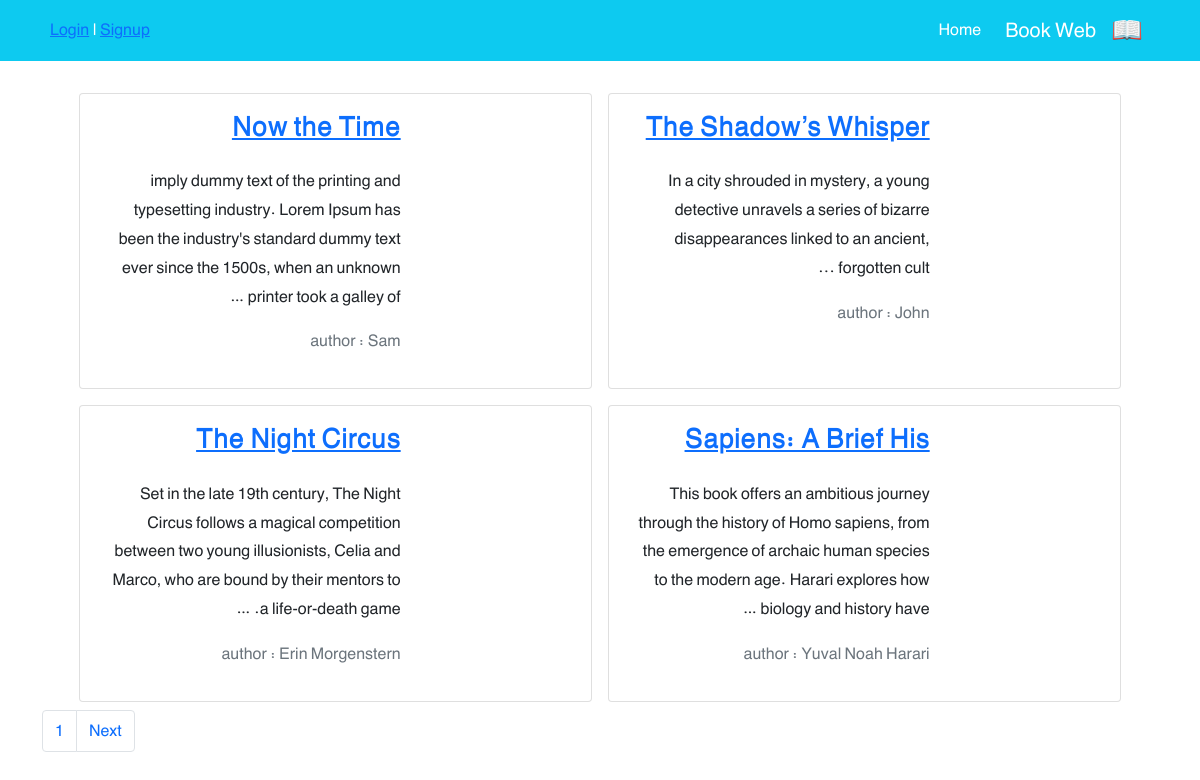
The page /books/ on the database its author committed.
### books/models.py (models this page shows, shortened)
class Book(models.Model):
    user = models.ForeignKey(get_user_model(),on_delete=models.CASCADE)
    title = models.CharField(max_length=20)
    description = models.TextField()
    author = models.CharField(max_length=20)
    price = models.DecimalField(decimal_places=2 , max_digits=5)
    cover = models.ImageField(upload_to='covers/' , blank=True)
    def get_absolute_url(self):
        return reverse('book_detail' , args=[self.id])

### books/views.py (the view)
# urls.py: path('', BookListView.as_view() , name = 'book_list'),
class BookListView(generic.ListView):
    model = Book
    paginate_by = 4
    template_name = 'books/book_list.html'
    context_object_name = 'books'

### books/templates/books/book_list.html (shortened to what this page needs)
{% extends '_base.html' %}
{% block content %}
    <div class="container mt-4">
    <div class="row flex-row-reverse justify-content-md-center">
        {% for book in books %}
        <div class="card m-2" style="max-width: 45%">
            <div class="row g-0 h-100" dir="rtl">
                <div class="col-md-4">
                </div>
                <div class="col-md-8 h-100">
                    <div class="d-flex flex-column justify-content-between h-100">
                        <div class="card-body">
                            <a href="{{ book.get_absolute_url }}"><h3 class="card-title"><strong>{{ book.title }}</strong></h3></a>
                            <p class="card-text pt-3"> {{ book.description|truncatewords:30 }}  </p>
                            <p class="text-muted">author : {{ book.author }}</p>
                        </div>
                    </div>
                </div>
            </div>
        </div>
    {% endfor %}
<nav aria-label="Page navigation ">
  <ul class="pagination">
    <li class="page-item"><a class="page-link" href="#">{{ page_obj.number }}</a></li>
  {% if page_obj.has_next %}
    <li class="page-item">
        <a class="page-link" href="?page={{ page_obj.next_page_number }}">Next</a></li>
  {% endif %}
  </ul>
</nav>
    </div>
</div>
{% endblock %}

### static/css/style.css (style rules this page uses)
* { font-family: 'BYekan', sans-serif; line-height: 1.8rem; }

### rows shown on the page
Book: title "The Shadow’s Whisper", description "In a city shrouded in mystery, a young detective unravels a series of bizarre disappearances linked to an ancient, forgotten cult ...", author "John"
Book: title "Now the Time", description "imply dummy text of the printing and typesetting industry. Lorem Ipsum has been the industry's standard dummy text ever since the 1500s, when an unknown printer took a galley of …", author "Sam"
Book: title "Sapiens: A Brief His", description "This book offers an ambitious journey through the history of Homo sapiens, from the emergence of archaic human species to the modern age. Harari explores how biology and history have …", author "Yuval Noah Harari"
Book: title "The Night Circus", description "Set in the late 19th century, The Night Circus follows a magical competition between two young illusionists, Celia and Marco, who are bound by their mentors to a life-or-death game. …", author "Erin Morgenstern"

### other values the page prints
{{ page_obj.number }} "1"
